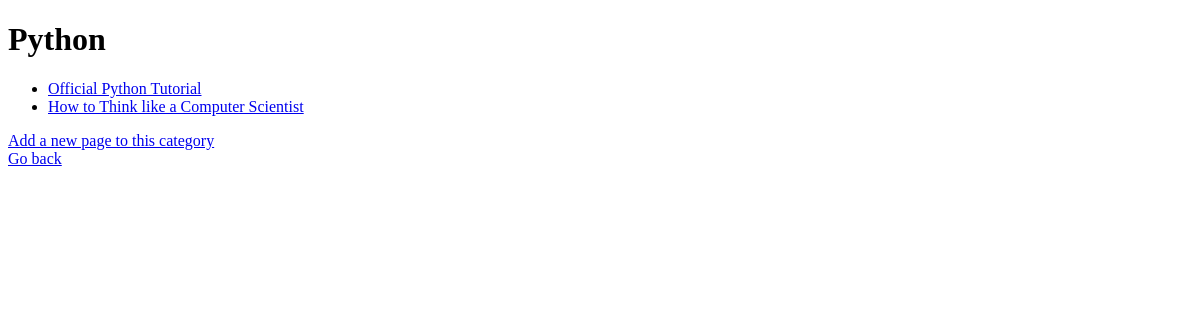
/rango/category/python/, run on an earlier commit of the app's database.
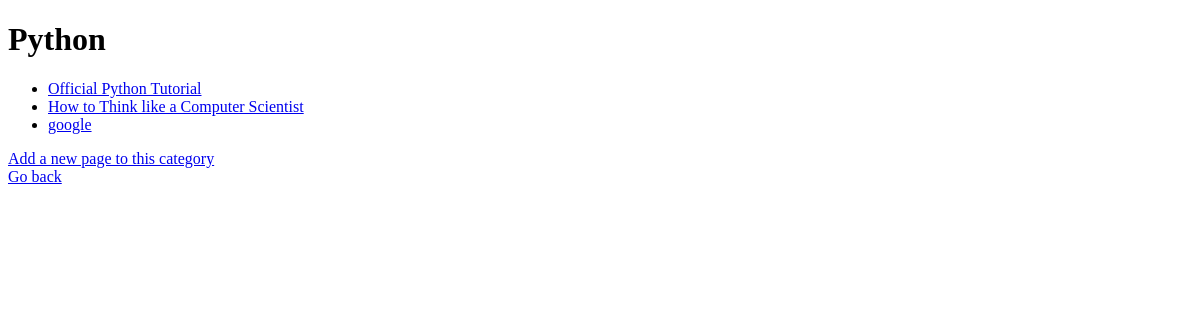
And on a later commit of the database.
### rango/models.py (models this page shows, shortened)
class Category(models.Model):
    name = models.CharField(max_length=128, unique=True)
    views = models.IntegerField(default=0)
    likes = models.IntegerField(default=0)
    slug = models.SlugField(unique=True)
    class Meta:
        verbose_name_plural = 'Categories'

class Page(models.Model):
    category = models.ForeignKey(Category)
    title = models.CharField(max_length=128)
    url = models.URLField()
    views = models.IntegerField(default=0)

### rango/views.py (the view)
def show_category(request, category_name_slug):
    context_dict = {}
    try:
        category = Category.objects.get(slug=category_name_slug)
        pages = Page.objects.filter(category=category)
        context_dict['pages'] = pages
        context_dict['category'] = category
        context_dict['category_name_slug'] = category_name_slug
    except Category.DoesNotExist:
        context_dict['category'] = None
    return render(request, 'rango/category.html', context_dict)

### rango/templates/rango/category.html (shortened to what this page needs)
<!DOCTYPE html>
<html>
<head>
</head>
<body>
    <div>
        {% if category %}
            <h1>{{ category.name }}</h1>
            {% if pages %}
            <ul>
                {% for page in pages %}
                    <li><a href="{{ page.url }}">{{ page.title }}</a></li>
                {% endfor %}
            </ul>
            {% else %}
                <strong>No pages currently in this category.</strong>
            {% endif %}
        {% else %}
            <strong>The specified category does not exist.</strong>
        {% endif %}
        <a href="/rango/category/{{ category.slug }}/add_page/">Add a new page to this category</a>
        <a href="/">Go back</a>
    </div>
</body>
</html>

What changed in the data, as far as the page shows it:
added Page: title "google"
